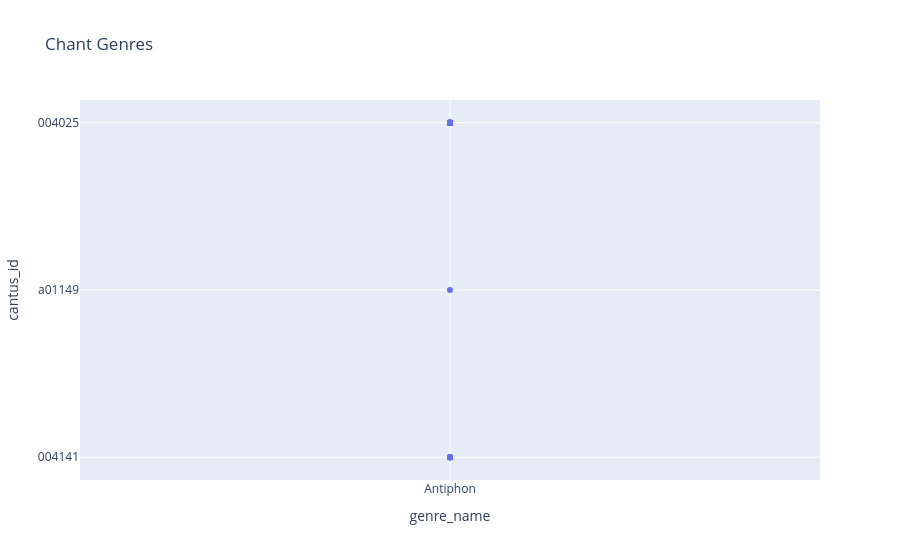

The code cell stored with this chart in its notebook:
### Code cell
# Bar chart of genres
fig = px.scatter(chants_df, x='genre_name', y='cantus_id', title=f"Chant Genres")
fig.show()

### Figure 1 — Plotly figure (JSON) as saved in the notebook; plotly's stock layout.template omitted (floating-point values rounded to 4 significant figures)
{"data": [{"hovertemplate": "genre_name=%{x}<br>cantus_id=%{y}<extra></extra>", "legendgroup": "", "marker": {"color": "#636efa", "symbol": "circle"}, "mode": "markers", "name": "", "orientation": "v", "showlegend": false, "type": "scatter", "x": ["Antiphon", "Antiphon", "Antiphon", "Antiphon", "Antiphon", "Antiphon", "Antiphon", "Antiphon", "Antiphon", "Antiphon", "Antiphon", "Antiphon", "Antiphon", "Antiphon", "Antiphon", "Antiphon", "Antiphon", "Antiphon", "Antiphon", "Antiphon", "Antiphon", "Antiphon", "Antiphon", "Antiphon", "Antiphon", "Antiphon", "Antiphon", "Antiphon", "Antiphon", "Antiphon", "Antiphon", "Antiphon", "Antiphon", "Antiphon", "Antiphon", "Antiphon", "Antiphon", "Antiphon", "Antiphon", "Antiphon", "Antiphon", "Antiphon", "Antiphon", "Antiphon", "Antiphon", "Antiphon", "Antiphon", "Antiphon", "Antiphon", "Antiphon", "Antiphon", "Antiphon", "Antiphon", "Antiphon", "Antiphon", "Antiphon", "Antiphon", "Antiphon", "Antiphon", "Antiphon", "Antiphon", "Antiphon", "Antiphon", "Antiphon", "Antiphon", "Antiphon", "Antiphon", "Antiphon", "Antiphon", "Antiphon", "Antiphon", "Antiphon", "Antiphon", "Antiphon", "Antiphon", "Antiphon", "Antiphon", "Antiphon", "Antiphon", "Antiphon", "Antiphon", "Antiphon", "Antiphon", "Antiphon", "Antiphon", "Antiphon", "Antiphon", "Antiphon", "Antiphon", "Antiphon", "Antiphon", "Antiphon", "Antiphon", "Antiphon", "Antiphon", "Antiphon", "Antiphon", "Antiphon", "Antiphon", "Antiphon"], "xaxis": "x", "y": ["004141", "004141", "004141", "004141", "004141", "004141", "004141", "004141", "004141", "004141", "004141", "004141", "a01149", "004025", "004025", "004025", "004025", "004025", "004025", "004025", "004025", "004025", "004025", "004025", "004025", "004025", "004025", "004025", "004025", "004025", "004025", "004025", "004025", "004025", "004025", "004025", "004025", "004025", "004025", "004025", "004025", "004025", "004025", "004025", "004025", "004025", "004025", "004025", "004025", "004025", "004025", "004025", "004025", "004025", "004025", "004025", "004025", "004025", "004025", "004025", "004025", "004025", "004025", "004025", "004025", "004025", "004025", "004025", "004025", "004025", "004025", "004025", "004025", "004025", "004025", "004025", "004025", "004025", "004025", "004025", "004025", "004025", "004025", "004025", "004025", "004025", "004025", "004025", "004025", "004025", "004025", "004025", "004025", "004025", "004025", "004025", "004025", "004025", "004025", "004025"], "yaxis": "y"}], "layout": {"legend": {"tracegroupgap": 0}, "title": {"text": "Chant Genres"}, "xaxis": {"anchor": "y", "domain": [0, 1], "title": {"text": "genre_name"}}, "yaxis": {"anchor": "x", "domain": [0, 1], "title": {"text": "cantus_id"}}}}
